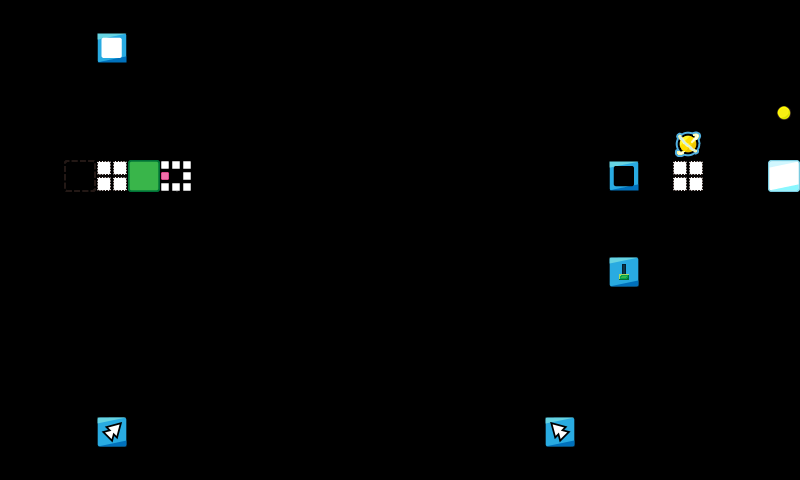

A level layout from a 2D game, rendered from its tile map. Below: a short description, then the map file with tile-grid data replaced by summaries:
An orthogonal 25x15 tile map with 32x32 px tiles, 1 tile layer (map).

<map version="1.0" orientation="orthogonal" renderorder="right-down" width="25" height="15" tilewidth="32" tileheight="32" nextobjectid="4">
 <properties>
  <property name="ad" value="false" />
 </properties>
 <tileset firstgid="1" name="map_tiles" tilewidth="32" tileheight="32" tilecount="225" columns="15">
  <image source="../../img/map_tiles.png" width="480" height="480" />
 </tileset>
 <layer name="map" width="25" height="15">
  <data>[375 cells, 34 non-empty, 13 distinct tile ids]</data>
 </layer>
 <objectgroup color="#ffffff" name="Object Layer 1" />
</map>
